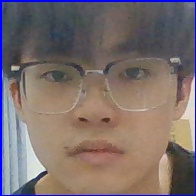
#> input picture python/face/user_images/hank.jpg, 196 x 196 px, given in place of the camera
$ python -i facedetect.py   (imports and definitions only)
#> lines starting #> are read from the running program, lines starting #| are printed output that depends on the picture
import cv2
import numpy as np
from sklearn import svm
from sklearn.model_selection import train_test_split
import pickle
import os

# 儲存所有的訓練數據
face_data = []
face_labels = []
# 建立一個用戶名到整數標籤的映射
user_name_to_label = {}
next_label = 0
# 建立臉部辨識模型
face_recognizer = cv2.face.LBPHFaceRecognizer_create()

# 載入人臉識別器
face_cascade = cv2.CascadeClassifier(cv2.data.haarcascades + "haarcascade_frontalface_default.xml")
# 在所有全局變數後面添加這些行
user_data_file = "user_data.pkl"
model_file = "face_model.yml"
# 如果文件存在，則讀取會員資料和訓練模型
# [6 lines not run here, left out]

def train_model():
    if not face_data:
        return
    face_recognizer.train(np.asarray(face_data), np.array(face_labels))
    # 在註冊完成後保存會員資料和訓練模型
    with open(user_data_file, "wb") as f:
        pickle.dump((user_name_to_label, next_label, face_data, face_labels), f)

    face_recognizer.write(model_file)

def register(user_name):
    #print(user_name_to_label)
#> called with user_name = 'user_images/hank.jpg'
    global next_label
    cap = cv2.VideoCapture(0)
    count = 0
    islog=0
    while count < 10:
        # 讀取視訊串流的每一幀
        ret, frame = cap.read()
#> frame is the input picture: shape (196, 196, 3); mean B, G, R 108.5, 110.4, 123.6

        # 將影像轉為灰階
        gray = cv2.cvtColor(frame, cv2.COLOR_BGR2GRAY)
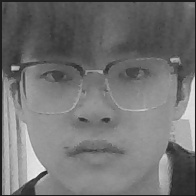
#> gray: shape (196, 196); min 25, max 240, mean 114.1

        # 進行臉部識別
        faces = face_cascade.detectMultiScale(gray, 1.3, 5)
#> faces = ()

        for (x,y,w,h) in faces:
            # 繪製出臉部的方框
            cv2.rectangle(frame,(x,y),(x+w,y+h),(255,0,0),2)

            # 儲存臉部的影像
            roi_gray = cv2.resize(gray[y:y+h, x:x+w], (200, 200))  # 將每張圖片調整為200x200的大小
            userimg=cv2.resize(frame[y:y+h, x:x+w], (200, 200))
            if user_name_to_label:
                label, confidence = face_recognizer.predict(roi_gray)
                if confidence<60:
                    for user_name, user_label in user_name_to_label.items():
                        if user_label == label:
                            print(user_name,"has been registed")
                            islog=1
                            break
                else:
                    islog=0
            if islog:
                break
            if user_name not in user_name_to_label:
                user_name_to_label[user_name] = next_label
                next_label += 1
            face_data.append(roi_gray)
            face_labels.append(user_name_to_label[user_name])
            if count == 1:
                cv2.imwrite(f".user_images/{user_name}.jpg", userimg)
            count += 1
            if count >= 10:
                break
#> this loop made 0 passes
#> after the loop, count = 0; face_data = []; face_labels = []; next_label = 0; user_name_to_label = 0 items

        # 顯示視窗
        cv2.imshow('frame', frame)

        # 按下 'q' 鍵離開迴圈
        if cv2.waitKey(1) & 0xFF == ord('q'):
#> (key q is pressed here)
            break
        if islog:
            break
    cap.release()
    cv2.destroyAllWindows()

    # 更新臉部辨識模型
    if islog==0:
        train_model()

        return user_name
    else:
        return "error"

# [63 lines left out: functions login, delete_user, not called in this run]

# [14 lines not run here, left out]

>>> result = register('user_images/hank.jpg')
